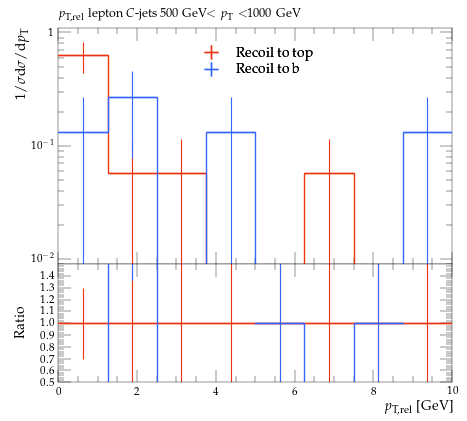

The script that saved this image:
#! /usr/bin/env python

# This Python script was auto-generated using YODA v2.0.2.
# Analysis object: /MC_HFDECAYS/avg_C_jet_l_pTrel_500_1000
# Timestamp: 31-07-2026 (13:13:53)

import matplotlib as mpl
import matplotlib.pyplot as plt
mpl.use('Agg') # comment out for interactive use
import os
import numpy as np

plotDir = os.path.split(os.path.realpath(__file__))[0]
if 'YODA_USER_PLOT_PATH' in globals():
    plot_outdir = globals()['YODA_USER_PLOT_PATH']
else:
    plot_outdir = plotDir

#plot style
plt.style.use(os.path.join(plotDir, '../default.mplstyle'))
# plot metadata
figW, figH = plt.rcParams['figure.figsize']
ax_xLabel = r'$p_\mathrm{T,rel}$ [GeV]'
ax_yLabel = r'$1/\sigma \mathrm{d}\sigma/\mathrm{d}p_\mathrm{T}$'
ax_title  = r'$p_\mathrm{T,rel}$ lepton $C$-jets 500 GeV$<p_\mathrm{T}<$1000 GeV'
ax_xScale = 'linear'
ax_yScale = 'log'
xLims = (0.0, 10.0)
yLims = (0.009000000000000001, 1.1)

# TeX-friendly labels for the legend
labels = {
    'legend' : ([ r"Recoil to top", r"Recoil to b" ], r""),
}

# Adjust canvas width and height
canvasW = 10.0
canvasH = 9.0
figW *= canvasW/10.
figH *= canvasH/9.

# Create figure and axis objects
fig, (ax, ratio0_ax) = plt.subplots(2, 1, sharex=True,
                  figsize=(figW,figH), gridspec_kw={'height_ratios': (6.0, 3.0)})

# Set figure margins
plt.subplots_adjust(
    left   = 1.0 * plt.rcParams['figure.subplot.left'],
    right  = 1.0 * plt.rcParams['figure.subplot.right'],
    top    = 1.0 * plt.rcParams['figure.subplot.top'],
    bottom = 1.0 * plt.rcParams['figure.subplot.bottom'])

ratio0_ax.yaxis.set_major_locator(mpl.ticker.MultipleLocator(0.1))
ratio0_ax.set_ylim(0.5, 1.4999)
ratio0_ax.set_ylabel('Ratio')

# the numerical data is stored in a separate file
dataf = dict()
prefix = os.path.split(__file__)[0]
if prefix:    prefix = prefix + '/'
exec(open(prefix+'avg_C_jet_l_pTrel_500_1000__data.py').read(), dataf)


legend_handles = dict() # keep track of handles for the legend

# style options for curves
# starts at zorder>=5 to draw curve on top of legend
styles = {
  'recoil_t': {
    'color' : '#EE3311',
    'linestyle' : '-',
    'linewidth' : 1,
    'marker' : 'none',
    'markersize' : 2,
    'capsize' : 0.0,
    'zorder' : 5,
    'histstyle' : 1,
    'drawstyle' : 'steps-pre',
    'xerrorbars' : 1,
    'yerrorbars' : 1,
    'fillcolor' : None,
    'fillopacity' : 1.0,
    'ratio0_linestyle' : '-',
    'ratio0_linewidth' : 1,
    'ratio0_marker' : 'none',
    'ratio0_markersize' : 2,
    'ratio0_capsize' : 0.0,
    'ratio0_zorder' : 5,
    'ratio0_histstyle' : 1,
    'ratio0_drawstyle' : 'steps-pre',
    'ratio0_xerrorbars' : 1,
    'ratio0_yerrorbars' : 1,
  },
  'recoil_b': {
    'color' : '#3366FF',
    'linestyle' : '-',
    'linewidth' : 1,
    'marker' : 'none',
    'markersize' : 2,
    'capsize' : 0.0,
    'zorder' : 6,
    'histstyle' : 1,
    'drawstyle' : 'steps-pre',
    'xerrorbars' : 1,
    'yerrorbars' : 1,
    'fillcolor' : None,
    'fillopacity' : 1.0,
    'ratio0_linestyle' : '-',
    'ratio0_linewidth' : 1,
    'ratio0_marker' : 'none',
    'ratio0_markersize' : 2,
    'ratio0_capsize' : 0.0,
    'ratio0_zorder' : 6,
    'ratio0_histstyle' : 1,
    'ratio0_drawstyle' : 'steps-pre',
    'ratio0_xerrorbars' : 1,
    'ratio0_yerrorbars' : 1,
  },
}

# curve from input yoda files in main panel
for label, yvals in dataf['yvals'].items():
    if all(np.isnan(v) for v in dataf['yvals'][label]):
        continue
    tmp = None
    if styles[label]['histstyle']: # draw as histogram
        xpos = dataf['xedges'][label] if styles[label]['drawstyle'] else dataf['xpoints'][label]
        ypos = np.insert(yvals, 0, yvals[0]) if styles[label]['drawstyle'] else yvals
        if styles[label]['fillcolor']: # fill area below curve
            ax.fill_between(xpos, ypos, step='pre',
                            color=styles[label]['fillcolor'],
                            alpha=styles[label]['fillopacity'])
        tmp, = ax.plot(xpos, ypos,
                       color=styles[label]['color'],
                       linestyle=styles[label]['linestyle'],
                       linewidth=styles[label]['linewidth'],
                       drawstyle=styles[label]['drawstyle'], solid_joinstyle='miter',
                       zorder=styles[label]['zorder'], label=label)
    tmp = ax.errorbar(dataf['xpoints'][label], yvals,
                      xerr=np.array(dataf['xerrs'][label])*styles[label]['xerrorbars'],
                      yerr=np.array(dataf['yerrs'][label])*styles[label]['yerrorbars'],
                      fmt=styles[label]['marker'], capsize=styles[label]['capsize'],
                      markersize=styles[label]['markersize'],
                      ecolor=styles[label]['color'],
                      color=styles[label]['color'], zorder=styles[label]['zorder'])
    tmp[-1][0].set_linestyle(styles[label]['linestyle'])
    tmp[-1][0].set_linewidth(styles[label]['linewidth'])
    if label in dataf['add_legend_handle']:  legend_handles[label] = tmp
    for varLabel in dataf['variation_yvals'].keys():
        if varLabel.startswith(label):
            tmp, = ax.plot(dataf['xedges'][label], dataf['variation_yvals'][varLabel],
                           color=styles[label]['color'],
                           linestyle=styles[label]['linestyle'],
                           linewidth=styles[label]['linewidth'],
                           drawstyle='steps-pre', solid_joinstyle='miter',
                           zorder=styles[label]['zorder'], alpha=0.5)


# plots on ratio panel
# curve from input yoda files in ratio panel
for label, yvals in dataf['ratio0_yvals'].items():
    if all(np.isnan(v) for v in yvals):
        continue
    if styles[label]['ratio0_histstyle']: # plot as histogram
        xpos = dataf['xedges']['recoil_t'] if styles[label]['ratio0_drawstyle'] else dataf['xpoints']['recoil_t']
        ypos = np.insert(yvals, 0, yvals[0]) if styles[label]['ratio0_drawstyle'] else yvals
        ratio0_ax.plot(xpos, ypos,
                       color=styles[label]['color'],
                       linewidth=styles[label]['linewidth'],
                       linestyle=styles[label]['ratio0_linestyle'],
                       drawstyle=styles[label]['ratio0_drawstyle'], zorder=styles[label]['zorder'],
                       solid_joinstyle='miter')
    tmp = ratio0_ax.errorbar(dataf['xpoints']['recoil_t'], yvals,
                             xerr=np.array(dataf['ref_xerrs'])*styles[label]['ratio0_xerrorbars'],
                             yerr=np.array(dataf['ratio0_yerrs'][label])*styles[label]['ratio0_yerrorbars'],
                             fmt=styles[label]['ratio0_marker'], capsize=styles[label]['ratio0_capsize'],
                             markersize=styles[label]['ratio0_markersize'],
                             ecolor=styles[label]['color'],
                             color=styles[label]['color'])
    tmp[-1][0].set_linestyle(styles[label]['ratio0_linestyle'])
    tmp[-1][0].set_linewidth(styles[label]['ratio0_linewidth'])

    for varlabel in dataf['ratio0_variation_vals'].keys():
        if varlabel.startswith(label):
            ratio0_ax.plot(dataf['xedges']['recoil_t'],
                            dataf['ratio0_variation_vals'][varlabel],
                            color=styles[label]['color'],
                            linestyle=styles[label]['linestyle'],
                            linewidth=styles[label]['linewidth'],
                            drawstyle='steps-pre', solid_joinstyle='miter',
                            zorder=1, alpha=0.5)

legend_items = list(legend_handles.values())
ax.add_artist(ax.legend(legend_items,
                        labels['legend'][0],
                        title=labels['legend'][1],
                        alignment='left',
                        loc='upper center',
                        bbox_to_anchor=(0.5, 0.97)))

# set plot metadata as defined above
ratio0_ax.set_xlabel(ax_xLabel)
ratio0_ax.xaxis.set_label_coords(1., -0.15)
ax.set_ylabel(ax_yLabel, ha='right', va='top')
ax.yaxis.set_label_coords(-0.11, 1.0)
ax.set_title(ax_title, loc='left')
ax.set_xscale(ax_xScale)
ax.set_yscale(ax_yScale)
ax.set_xlim(xLims)
ax.set_ylim(yLims)

# tick formatting
plt.rcParams['xtick.top'] = True
plt.rcParams['ytick.right'] = True
ax.yaxis.set_major_locator(mpl.ticker.LogLocator(base=10.0, numticks=np.inf))
ax.yaxis.set_minor_locator(mpl.ticker.LogLocator(
                           base=10.0, subs=np.arange(0.1, 1, 0.1), numticks=np.inf))
fig.align_ylabels((ax, ratio0_ax))
plt.savefig(os.path.join(plot_outdir, 'avg_C_jet_l_pTrel_500_1000.pdf'), format='PDF')
plt.savefig(os.path.join(plot_outdir, 'avg_C_jet_l_pTrel_500_1000.png'), format='PNG')

plt.close(fig)
